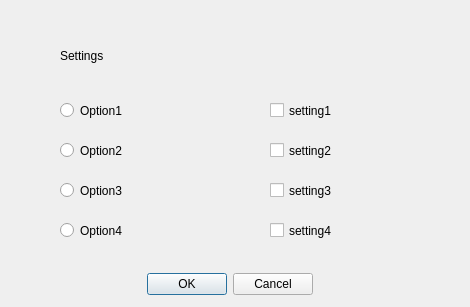
   <widget class="QWidget" name="setting">
    <property name="styleSheet">
     <string notr="true">QWidget {background-image: url(Images/widget.png) }</string>
    </property>
    <widget class="QLabel" name="label_8">
     <property name="geometry">
      <rect>
       <x>60</x>
       <y>30</y>
       <width>191</width>
       <height>51</height>
      </rect>
     </property>
     <property name="styleSheet">
      <string notr="true">font: 15pt &quot;MS Shell Dlg 2&quot;;</string>
     </property>
     <property name="text">
      <string>Settings</string>
     </property>
    </widget>
    <widget class="QRadioButton" name="radioButton">
     <property name="geometry">
      <rect>
       <x>60</x>
       <y>100</y>
       <width>191</width>
       <height>21</height>
      </rect>
     </property>
     <property name="text">
      <string>Option1</string>
     </property>
    </widget>
    <widget class="QRadioButton" name="radioButton_2">
     <property name="geometry">
      <rect>
       <x>60</x>
       <y>140</y>
       <width>191</width>
       <height>21</height>
      </rect>
     </property>
     <property name="text">
      <string>Option2</string>
     </property>
    </widget>
    <widget class="QRadioButton" name="radioButton_3">
     <property name="geometry">
      <rect>
       <x>60</x>
       <y>180</y>
       <width>191</width>
       <height>21</height>
      </rect>
     </property>
     <property name="text">
      <string>Option3</string>
     </property>
    </widget>
    <widget class="QRadioButton" name="radioButton_4">
     <property name="geometry">
      <rect>
       <x>60</x>
       <y>220</y>
       <width>191</width>
       <height>21</height>
      </rect>
     </property>
     <property name="text">
      <string>Option4</string>
     </property>
    </widget>
    <widget class="QCheckBox" name="checkBox">
     <property name="geometry">
      <rect>
       <x>270</x>
       <y>100</y>
       <width>191</width>
       <height>21</height>
      </rect>
     </property>
     <property name="text">
      <string>setting1</string>
     </property>
    </widget>
    <widget class="QCheckBox" name="checkBox_2">
     <property name="geometry">
      <rect>
       <x>270</x>
       <y>140</y>
       <width>191</width>
       <height>21</height>
      </rect>
     </property>
     <property name="text">
      <string>setting2</string>
     </property>
    </widget>
    <widget class="QCheckBox" name="checkBox_3">
     <property name="geometry">
      <rect>
       <x>270</x>
       <y>180</y>
       <width>191</width>
       <height>21</height>
      </rect>
     </property>
     <property name="text">
      <string>setting3</string>
     </property>
    </widget>
    <widget class="QCheckBox" name="checkBox_4">
     <property name="geometry">
      <rect>
       <x>270</x>
       <y>220</y>
       <width>191</width>
       <height>21</height>
      </rect>
     </property>
     <property name="text">
      <string>setting4</string>
     </property>
    </widget>
    <widget class="QDialogButtonBox" name="buttonBox">
     <property name="geometry">
      <rect>
       <x>120</x>
       <y>270</y>
       <width>193</width>
       <height>28</height>
      </rect>
     </property>
     <property name="standardButtons">
      <set>QDialogButtonBox::Cancel|QDialogButtonBox::Ok</set>
     </property>
    </widget>
   </widget>
